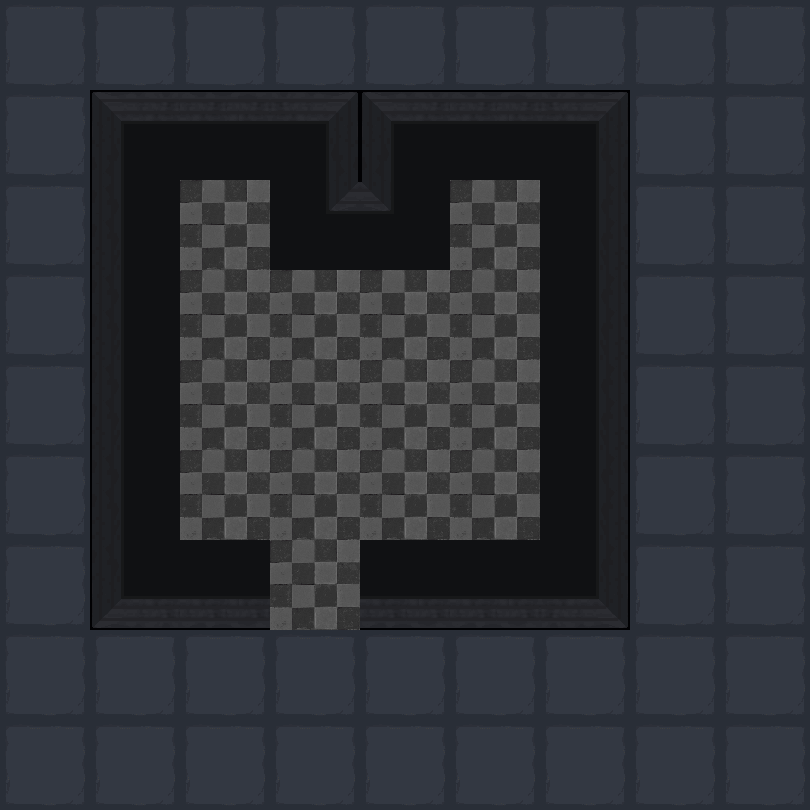

This game map was drawn from its Tiled (.tmx) file and the tilesets committed beside it. A one-line description and the trimmed map source follow:
An orthogonal 9x9 tile map with 90x90 px tiles, 2 tile layers (地形, 障碍) and 20 objects (13x map, 5x spring, bed, door).

<map version="1.5" tiledversion="1.7.2" orientation="orthogonal" renderorder="right-down" width="9" height="9" tilewidth="90" tileheight="90" infinite="0" nextlayerid="4" nextobjectid="26">
 <tileset firstgid="1" name="1" tilewidth="90" tileheight="90" tilecount="100" columns="10">
  <image source="1.png" trans="ff00ff" width="900" height="900" />
 </tileset>
 <layer id="1" name="地形" width="9" height="9">
  <data>[81 cells, 81 non-empty, 2 distinct tile ids]</data>
 </layer>
 <layer id="2" name="障碍" width="9" height="9">
  <data>[81 cells, 21 non-empty, 10 distinct tile ids]</data>
 </layer>
 <objectgroup id="3" name="对象">
  <object id="1" name="bed" x="180" y="180" width="90" height="90" />
  <object id="2" name="map" x="180" y="360" width="90" height="90" />
  <object id="4" name="map" x="180" y="270" width="90" height="90" />
  <object id="6" name="map" x="450" y="180" width="90" height="90" />
  <object id="9" name="map" x="360" y="360" width="90" height="90" />
  <object id="10" name="map" x="270" y="270" width="90" height="90" />
  <object id="11" name="map" x="270" y="360" width="90" height="90" />
  <object id="12" name="map" x="360" y="270" width="90" height="90" />
  <object id="13" name="map" x="450" y="360" width="90" height="90" />
  <object id="14" name="map" x="450" y="450" width="90" height="90" />
  <object id="15" name="map" x="450" y="270" width="90" height="90" />
  <object id="17" name="map" x="270" y="450" width="90" height="90">
   <properties>
    <property name="weapon" type="int" value="1" />
   </properties>
  </object>
  <object id="18" name="map" x="360" y="450" width="90" height="90">
   <properties>
    <property name="weapon" type="int" value="2" />
   </properties>
  </object>
  <object id="19" name="map" x="180" y="450" width="90" height="90">
   <properties>
    <property name="weapon" type="int" value="3" />
   </properties>
  </object>
  <object id="20" name="spring" x="0" y="180" width="90" height="90">
   <properties>
    <property name="direction" value="2" />
   </properties>
  </object>
  <object id="21" name="door" x="270" y="540" width="90" height="90">
   <properties>
    <property name="LorR" type="int" value="1" />
    <property name="motion" type="int" value="4" />
    <property name="rotate" type="int" value="0" />
   </properties>
  </object>
  <object id="22" name="spring" x="360" y="630" width="90" height="90">
   <properties>
    <property name="direction" value="2" />
   </properties>
  </object>
  <object id="23" name="spring" x="180" y="720" width="90" height="90">
   <properties>
    <property name="direction" value="2" />
   </properties>
  </object>
  <object id="24" name="spring" x="0" y="720" width="90" height="90">
   <properties>
    <property name="direction" value="2" />
   </properties>
  </object>
  <object id="25" name="spring" x="540" y="630" width="90" height="90">
   <properties>
    <property name="direction" value="2" />
   </properties>
  </object>
 </objectgroup>
</map>
